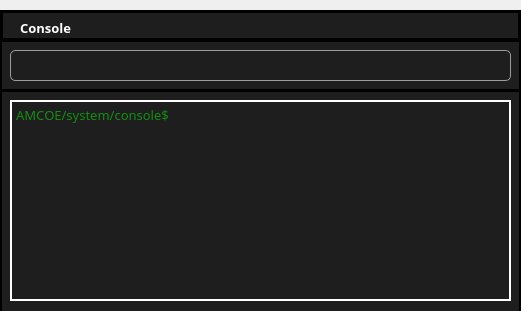
     <widget class="QFrame" name="frame_4">
      <property name="geometry">
       <rect>
        <x>650</x>
        <y>630</y>
        <width>521</width>
        <height>311</height>
       </rect>
      </property>
      <property name="font">
       <font>
        <family>Montserrat</family>
        <pointsize>10</pointsize>
        <weight>50</weight>
        <italic>false</italic>
        <bold>false</bold>
        <kerning>false</kerning>
       </font>
      </property>
      <property name="styleSheet">
       <string notr="true">border:0px;</string>
      </property>
      <property name="frameShape">
       <enum>QFrame::StyledPanel</enum>
      </property>
      <property name="frameShadow">
       <enum>QFrame::Raised</enum>
      </property>
      <widget class="QFrame" name="frame_6">
       <property name="geometry">
        <rect>
         <x>0</x>
         <y>90</y>
         <width>521</width>
         <height>301</height>
        </rect>
       </property>
       <property name="font">
        <font>
         <family>Montserrat</family>
         <pointsize>10</pointsize>
         <weight>50</weight>
         <italic>false</italic>
         <bold>false</bold>
         <kerning>false</kerning>
        </font>
       </property>
       <property name="styleSheet">
        <string notr="true">border: 2px solid rgb(0,0,0);
background-color: rgb(30,30,30);</string>
       </property>
       <property name="frameShape">
        <enum>QFrame::StyledPanel</enum>
       </property>
       <property name="frameShadow">
        <enum>QFrame::Raised</enum>
       </property>
       <widget class="QTextEdit" name="console">
        <property name="geometry">
         <rect>
          <x>10</x>
          <y>10</y>
          <width>501</width>
          <height>201</height>
         </rect>
        </property>
        <property name="font">
         <font>
          <family>Montserrat</family>
          <pointsize>10</pointsize>
          <weight>50</weight>
          <italic>false</italic>
          <bold>false</bold>
          <kerning>false</kerning>
         </font>
        </property>
        <property name="styleSheet">
         <string notr="true">border-color: rgb(255, 255, 255);
color: rgb(0, 255, 0);</string>
        </property>
        <property name="readOnly">
         <bool>true</bool>
        </property>
        <property name="placeholderText">
         <string>AMCOE/system/console$</string>
        </property>
       </widget>
      </widget>
      <widget class="QFrame" name="frame_10">
       <property name="geometry">
        <rect>
         <x>0</x>
         <y>40</y>
         <width>521</width>
         <height>51</height>
        </rect>
       </property>
       <property name="font">
        <font>
         <family>Montserrat</family>
         <pointsize>10</pointsize>
         <weight>50</weight>
         <italic>false</italic>
         <bold>false</bold>
         <kerning>false</kerning>
        </font>
       </property>
       <property name="styleSheet">
        <string notr="true">border: 2px solid rgb(0,0,0);
background-color: rgb(30,30,30);</string>
       </property>
       <property name="frameShape">
        <enum>QFrame::StyledPanel</enum>
       </property>
       <property name="frameShadow">
        <enum>QFrame::Raised</enum>
       </property>
       <widget class="QLineEdit" name="Command_input">
        <property name="geometry">
         <rect>
          <x>10</x>
          <y>10</y>
          <width>501</width>
          <height>31</height>
         </rect>
        </property>
        <property name="font">
         <font>
          <family>Montserrat</family>
          <pointsize>10</pointsize>
          <weight>50</weight>
          <italic>false</italic>
          <bold>false</bold>
          <kerning>false</kerning>
         </font>
        </property>
        <property name="styleSheet">
         <string notr="true">border:1px solid rgb(155,155,155);
color: rgb(255, 255, 255);
border-radius:5px;</string>
        </property>
       </widget>
      </widget>
      <widget class="QFrame" name="frame_9">
       <property name="geometry">
        <rect>
         <x>0</x>
         <y>10</y>
         <width>521</width>
         <height>31</height>
        </rect>
       </property>
       <property name="font">
        <font>
         <family>Montserrat</family>
         <pointsize>10</pointsize>
         <weight>75</weight>
         <italic>false</italic>
         <bold>true</bold>
         <kerning>false</kerning>
        </font>
       </property>
       <property name="styleSheet">
        <string notr="true">border: 3px solid rgb(0,0,0);

background-color: rgb(81, 81, 81);background-color: rgb(30,30,30);</string>
       </property>
       <property name="frameShape">
        <enum>QFrame::StyledPanel</enum>
       </property>
       <property name="frameShadow">
        <enum>QFrame::Raised</enum>
       </property>
       <widget class="QLabel" name="label_19">
        <property name="geometry">
         <rect>
          <x>20</x>
          <y>10</y>
          <width>81</width>
          <height>16</height>
         </rect>
        </property>
        <property name="font">
         <font>
          <family>Montserrat</family>
          <pointsize>10</pointsize>
          <weight>75</weight>
          <italic>false</italic>
          <bold>true</bold>
          <kerning>false</kerning>
         </font>
        </property>
        <property name="styleSheet">
         <string notr="true">border:0px;
color: rgb(255, 255,255);
background-color: rgb(255, 255);</string>
        </property>
        <property name="text">
         <string>Console</string>
        </property>
       </widget>
      </widget>
     </widget>
